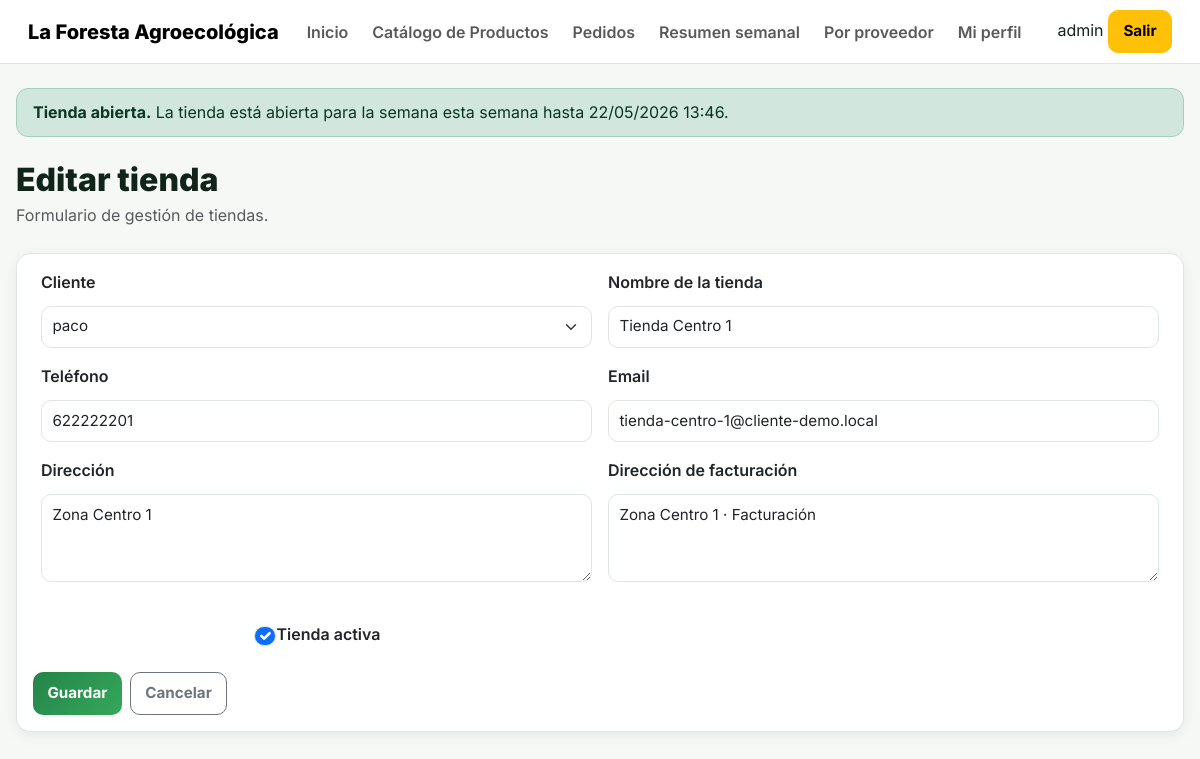
The app's page /cuentas/tiendas/1/editar/ (signed in) with its own data.
### accounts/models.py (models this page shows, shortened)
class Tienda(models.Model):
    cliente = models.ForeignKey(Cliente, on_delete=models.CASCADE, related_name='tiendas')
    nombre = models.CharField(max_length=150)
    direccion = models.TextField(blank=True)
    direccion_facturacion = models.TextField(blank=True)
    telefono = models.CharField(max_length=30, blank=True)
    email = models.EmailField(blank=True)
    activa = models.BooleanField(default=True)
    class Meta:
        ordering = ['cliente__nombre', 'nombre']
        unique_together = ('cliente', 'nombre')

### accounts/views.py (the view)
# urls.py: path('tiendas/<int:pk>/editar/', tienda_update, name='tienda_update'),
@login_required
@user_passes_test(admin_required)
def tienda_update(request, pk):
    tienda = get_object_or_404(Tienda, pk=pk)
    form = TiendaForm(request.POST or None, instance=tienda)
    if form.is_valid():
        form.save()
        messages.success(request, 'Tienda actualizada correctamente.')
        return redirect('tienda_list')
    return render(request, 'accounts/tienda_form.html', {
        'form': form,
        'titulo': 'Editar tienda',
    })

### accounts/forms.py
class TiendaForm(forms.ModelForm):
    class Meta:
        model = Tienda
        fields = [
            'cliente',
            'nombre',
            'direccion',
            'direccion_facturacion',
            'telefono',
            'email',
            'activa',
        ]
        widgets = {
            'cliente': forms.Select(attrs={'class': 'form-select'}),
            'nombre': forms.TextInput(attrs={'class': 'form-control'}),
            'direccion': forms.Textarea(attrs={'rows': 3, 'class': 'form-control'}),
            'direccion_facturacion': forms.Textarea(attrs={'rows': 3, 'class': 'form-control'}),
            'telefono': forms.TextInput(attrs={'class': 'form-control'}),
            'email': forms.EmailInput(attrs={'class': 'form-control'}),
            'activa': forms.CheckboxInput(attrs={'class': 'form-check-input'}),
        }

### accounts/models.py (called while the page is built)
    def __str__(self):
        return self.nombre

### accounts/views.py (called while the page is built)
def admin_required(user):
    return user.is_superuser

### core/context_processors.py (called while the page is built, shortened)
def shop_status(request):
    now = timezone.now()
    ciclo = OrderCycle.objects.filter(
        cerrado=False,
        inicio__lte=now,
        cierre__gte=now
    ).order_by('-inicio').first()
    if ciclo:
        shop_open = True
        shop_status_message = f'La tienda está abierta para la semana {ciclo.nombre} hasta {ciclo.cierre.strftime("%d/%m/%Y %H:%M")}.'
    return {
        'shop_open': shop_open,
        'shop_status_message': shop_status_message,
        'APP_DISPLAY_NAME': getattr(settings, 'APP_DISPLAY_NAME', 'La Foresta Agroecológica'),
    }

### templates/accounts/tienda_form.html (shortened to what this page needs)
{% extends "base.html" %}
{% block content %}
<div class="page-hero">
    <div>
        <h1>{{ titulo }}</h1>
        <p class="text-muted">Formulario de gestión de tiendas.</p>
    </div>
</div>
<div class="card">
    <div class="card-body">
        <form method="post">
            <div class="row g-3">
                <div class="col-md-6">
                    <label class="form-label">Cliente</label>
                    {{ form.cliente }}
                </div>
                <div class="col-md-6">
                    <label class="form-label">Nombre de la tienda</label>
                    {{ form.nombre }}
                </div>
                <div class="col-md-6">
                    <label class="form-label">Teléfono</label>
                    {{ form.telefono }}
                </div>
                <div class="col-md-6">
                    <label class="form-label">Email</label>
                    {{ form.email }}
                </div>
                <div class="col-md-6">
                    <label class="form-label">Dirección</label>
                    {{ form.direccion }}
                </div>
                <div class="col-md-6">
                    <label class="form-label">Dirección de facturación</label>
                    {{ form.direccion_facturacion }}
                </div>
                <div class="col-md-6 d-flex align-items-center">
                    <div class="form-check mt-4">
                        {{ form.activa }}
                        <label class="form-check-label">Tienda activa</label>
                    </div>
                </div>
            </div>
            <div class="d-flex gap-2 mt-4">
                <button type="submit" class="btn btn-success">Guardar</button>
                <a href="{% url 'tienda_list' %}" class="btn btn-outline-secondary">Cancelar</a>
            </div>
        </form>
    </div>
</div>
{% endblock %}

### templates/base.html (shortened to what this page needs)
{% load static %}
<!DOCTYPE html>
<html lang="es">
<head>
  <link rel="stylesheet" href="https://cdn.jsdelivr.net/npm/bootstrap@5.3.3/dist/css/bootstrap.min.css">
  <link rel="stylesheet" href="{% static 'css/styles.css' %}">
</head>
<body class="app-body">
<nav class="navbar navbar-expand-lg app-navbar">
  <div class="container-fluid app-container">
    <a class="navbar-brand brand-mark" href="{% url 'dashboard_redirect' %}">
      <span>{{ APP_DISPLAY_NAME|default:"La Foresta Agroecológica" }}</span>
    </a>
    {% if user.is_authenticated %}
    <div class="collapse navbar-collapse" id="mainNav">
      <ul class="navbar-nav me-auto mb-2 mb-lg-0 nav-pills-soft">
        <li class="nav-item"><a class="nav-link" href="{% url 'dashboard_redirect' %}">Inicio</a></li>
        <li class="nav-item"><a class="nav-link" href="{% url 'product_table' %}">Catálogo de Productos</a></li>
        <li class="nav-item"><a class="nav-link" href="{% url 'pedido_list' %}">Pedidos</a></li>
        {% if user.is_superuser %}
          <li class="nav-item"><a class="nav-link" href="{% url 'weekly_summary' %}">Resumen semanal</a></li>
          <li class="nav-item"><a class="nav-link" href="{% url 'supplier_summary' %}">Por proveedor</a></li>
        {% endif %}
        <li class="nav-item"><a class="nav-link" href="{% url 'profile_edit' %}">Mi perfil</a></li>
      </ul>
      <div class="user-chip-wrap">
        <span class="user-chip">{{ user.username }}</span>
        <a class="btn btn-warning btn-sm btn-soft-warning" href="{% url 'logout' %}">Salir</a>
      </div>
    </div>
    {% endif %}
  </div>
</nav>
<main class="container py-4 app-container">
  {% if user.is_authenticated %}
    <div class="alert status-alert {% if shop_open %}alert-success{% else %}alert-warning{% endif %} mb-4" role="alert">
      <strong>{% if shop_open %}Tienda abierta{% else %}Tienda cerrada{% endif %}.</strong>
      {{ shop_status_message }}
    </div>
  {% endif %}
  {% block content %}{% endblock %}
</main>
</body>
</html>

### static/css/styles.css (style rules this page uses)
:root { --bg: #f6f8f6; --panel: #ffffff; --text: #10241a; --muted: #5f6f66; --green: #238447; --green-dark: #176332; --green-soft: #e8f5ec; --line: #dbe7df; --warning-bg: #fff6dc; --warning-line: #f2d47b; --shadow: 0 4px 14px rgba(20,60,35,.07); --radius: 14px; }
* { box-sizing: border-box; }
body { margin: 0; font-family: Inter, system-ui, sans-serif; color: var(--text); background: #f6f8f6; min-height: 100vh; overflow-x: hidden; }
.navbar { background: rgba(255,255,255,.96) !important; backdrop-filter: blur(10px); border-bottom: 1px solid var(--line); padding: .65rem 1rem; }
.navbar-brand { font-weight: 800; }
.nav-link { font-weight: 600; border-radius: 999px; padding: .45rem .75rem !important; }
.container { max-width: 1280px; padding: .8rem 1rem; }
h1 { font-size: 2rem; font-weight: 850; margin-bottom: .25rem; }
p { color: var(--muted); margin-bottom: .6rem; }
.alert { border-radius: 12px; padding: .7rem 1rem; margin-bottom: 1rem; }
.card { border-radius: var(--radius) !important; border: 1px solid var(--line) !important; box-shadow: var(--shadow); margin-bottom: 1rem; }
.card-body { padding: 1rem !important; }
.btn { border-radius: 10px !important; font-weight: 700 !important; padding: .55rem .9rem !important; font-size: .95rem !important; }
.btn-success { background: linear-gradient(135deg,var(--green),#36a85c) !important; border: none !important; }
.form-control, .form-select, textarea, input { border-radius: 10px !important; border: 1px solid var(--line) !important; padding: .55rem .65rem !important; font-size: .95rem !important; }
textarea.form-control, textarea { min-height: 72px; }
.card .row.g-3 > div { display: flex; flex-direction: column; gap: .25rem; }
.card .row.g-3 label { font-weight: 600; }
.page-hero { display: flex; justify-content: space-between; align-items: center; flex-wrap: wrap; gap: .7rem; margin-bottom: 1rem; }
.row { margin-left: 0; margin-right: 0; }

### records on screen
Tienda: cliente "paco", nombre "Tienda Centro 1", telefono "622222201", email "tienda-centro-1@cliente-demo.local", direccion "Zona Centro 1", direccion_facturacion "Zona Centro 1 · Facturación", activa "☑"

### other values on screen
{{ APP_DISPLAY_NAME|default:"La Foresta Agroecológica" }} "La Foresta Agroecológica"
{{ user.username }} "admin"
{{ shop_status_message }} "La tienda está abierta para la semana esta semana hasta 22/05/2026 13:46."
{{ titulo }} "Editar tienda"
